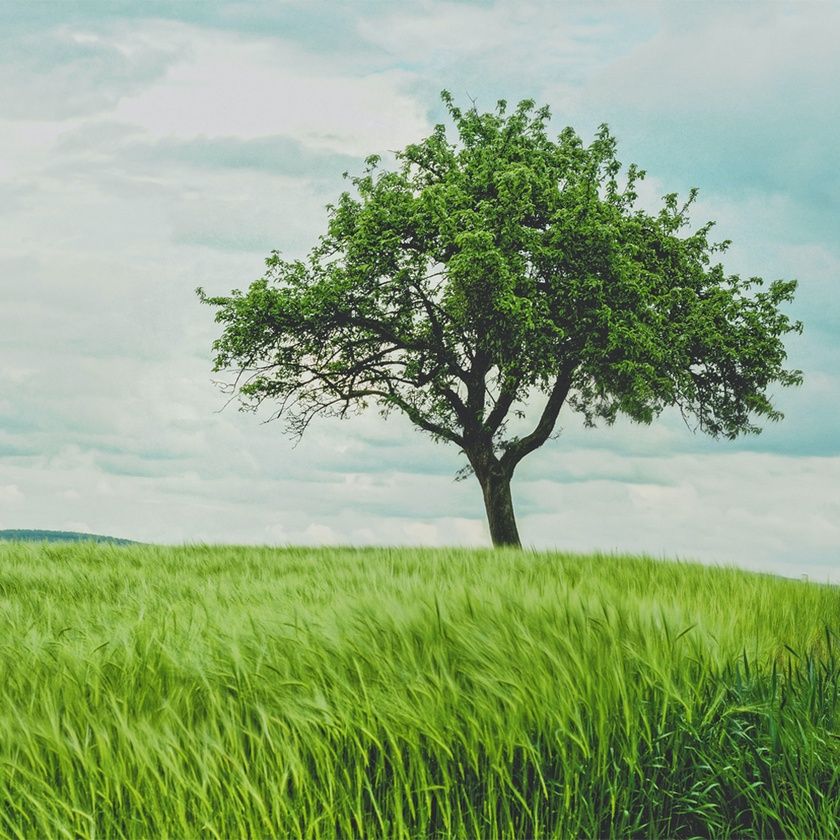
#> input picture input/LSBimage.jpg, 840 x 840 px, shrunk from 1000 x 1000 before the run; the run also reads 3 pictures not shown here
$ python evaluation.py
#> lines starting #> are read from the running program, lines starting #| are printed output that depends on the picture
from skimage.metrics import structural_similarity as ssim
import cv2

def PSNRandSSIM(img1,img2,name):
    gray1 = cv2.cvtColor(img1, cv2.COLOR_BGR2GRAY)
    gray2 = cv2.cvtColor(img2, cv2.COLOR_BGR2GRAY)
    ssim_score = format( ssim(gray1, gray2, full=True)[0]*100, '.2f')
    print(name)
    print("SSIM: {}".format(ssim_score))

    psnr =format( cv2.PSNR(img1, img2), '.2f')
    print("PSNR: {}".format(psnr))


LBS_input = cv2.imread("input/LSBimage.jpg")
#> LBS_input is the input picture: shape (840, 840, 3); mean B, G, R 124.8, 166.2, 142.7
LBS_output = cv2.imread("output/LSBimage_output.jpg")
DCT_input = cv2.imread("input/DCTfood.jpg")
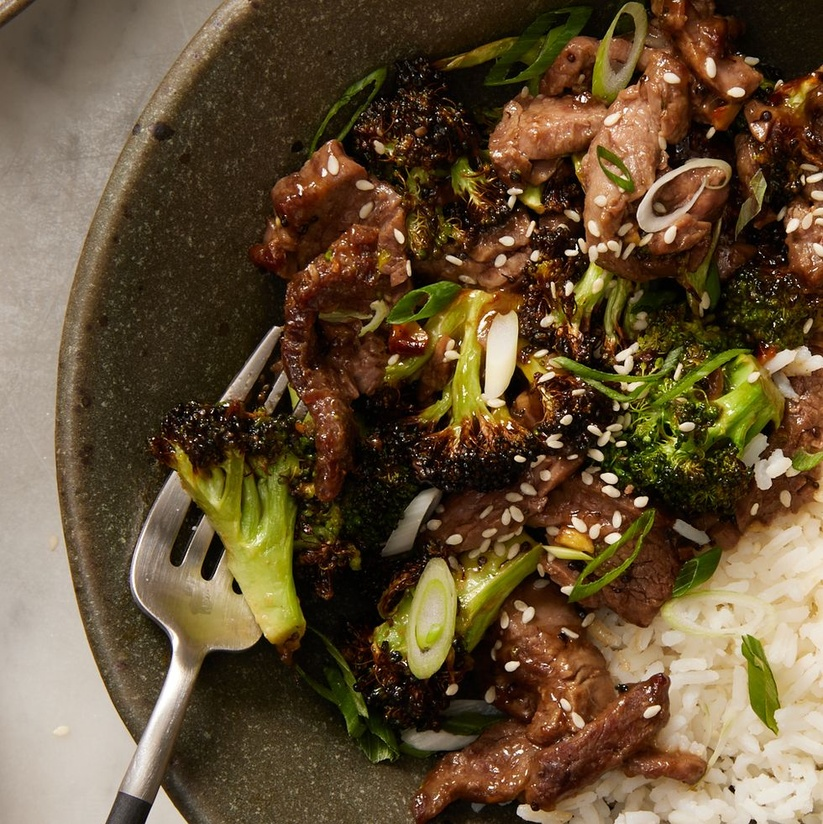
#> input picture input/DCTfood.jpg, 823 x 824 px, shrunk from 980 x 981 before the run
#> DCT_input is the input picture: shape (824, 823, 3); mean B, G, R 54.4, 81.2, 101.1
DCT_output = cv2.imread("output/DCTwatermarked.jpg")
DFT_input = cv2.imread("input/DFTimage.jpg")
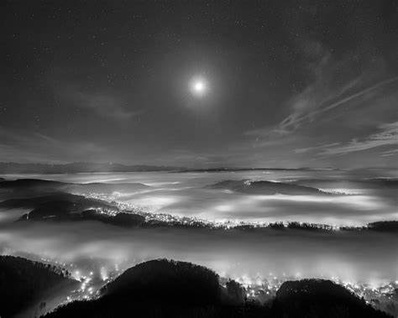
#> input picture input/DFTimage.jpg, 398 x 318 px, shrunk from 474 x 379 before the run
#> DFT_input is the input picture: shape (318, 398, 3); min 0, max 255, mean 77
DFT_output = cv2.imread("output/DFTwatermarked.jpg")
DWT_input = cv2.imread("input/DWTcover.jpg")
DWT_output = cv2.imread("output/DWTwatermarked.jpg")
SVD_input = cv2.imread("input/SVDimage.jpg")
SVD_output = cv2.imread("output/SVDimage_output.jpg")


PSNRandSSIM(LBS_input,LBS_output, "LSB")
#> in PSNRandSSIM, `gray1 = cv2.cvtColor(img1, cv2.COLOR_BGR2GRAY)`:
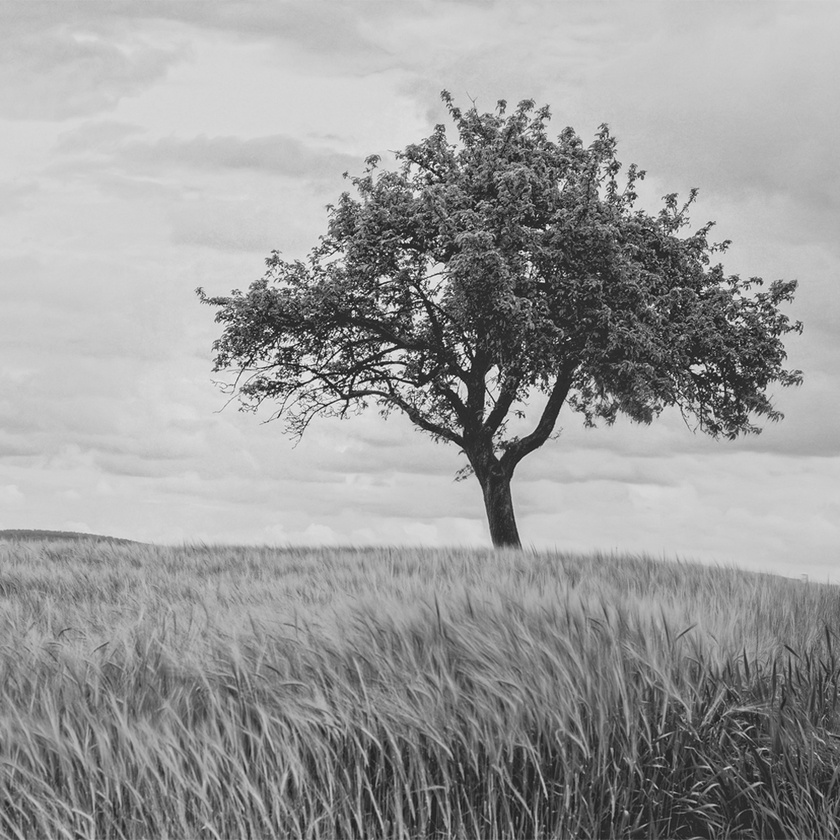
#> gray1: shape (840, 840); min 9, max 254, mean 154.4
#> in PSNRandSSIM, `ssim_score = format( ssim(gray1, gray2, full=True)[0]*100, '.2f')`: ssim_score = '97.66'
#| SSIM: 97.66
#> in PSNRandSSIM, `psnr =format( cv2.PSNR(img1, img2), '.2f')`: psnr = '35.08'
#| PSNR: 35.08
PSNRandSSIM(DCT_input,DCT_output, "DCT")
#> call 2 of PSNRandSSIM, with name = 'DCT'
#> in PSNRandSSIM (call 2), `gray1 = cv2.cvtColor(img1, cv2.COLOR_BGR2GRAY)`:
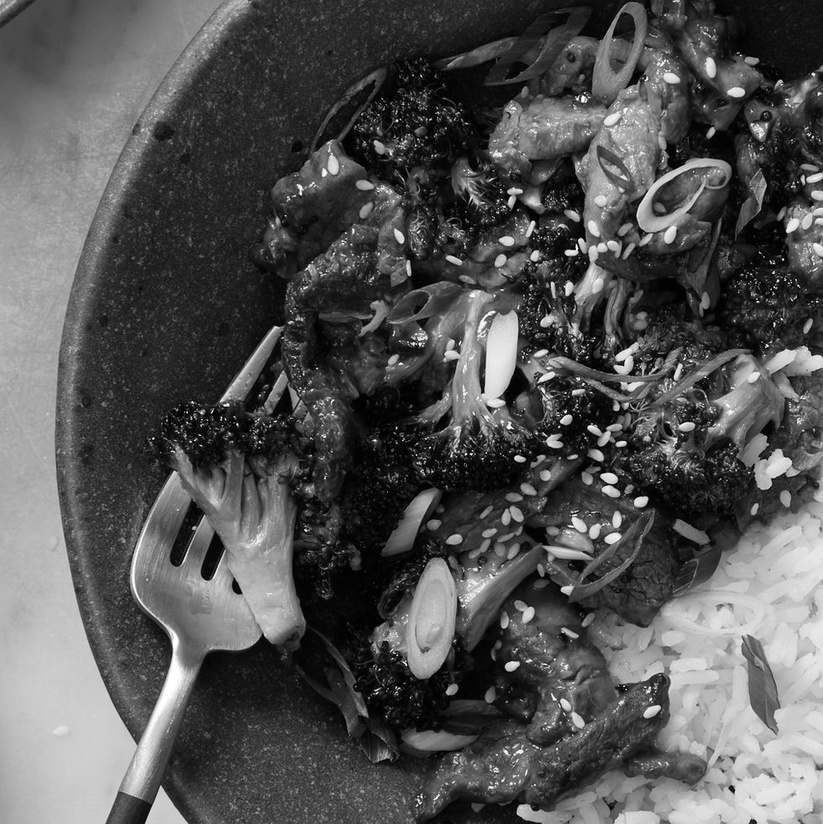
#> gray1: shape (824, 823); min 0, max 255, mean 84.1
#> in PSNRandSSIM (call 2), `ssim_score = format( ssim(gray1, gray2, full=True)[0]*100, '.2f')`: ssim_score = '99.32'
#| SSIM: 99.32
#> in PSNRandSSIM (call 2), `psnr =format( cv2.PSNR(img1, img2), '.2f')`: psnr = '41.99'
#| PSNR: 41.99
PSNRandSSIM(DFT_input,DFT_output, "DFT")
#| SSIM: 97.71
#| PSNR: 39.33
PSNRandSSIM(DWT_input,DWT_output, "DWT")
#> (the run stopped early here; a loop or call above may not have finished)
